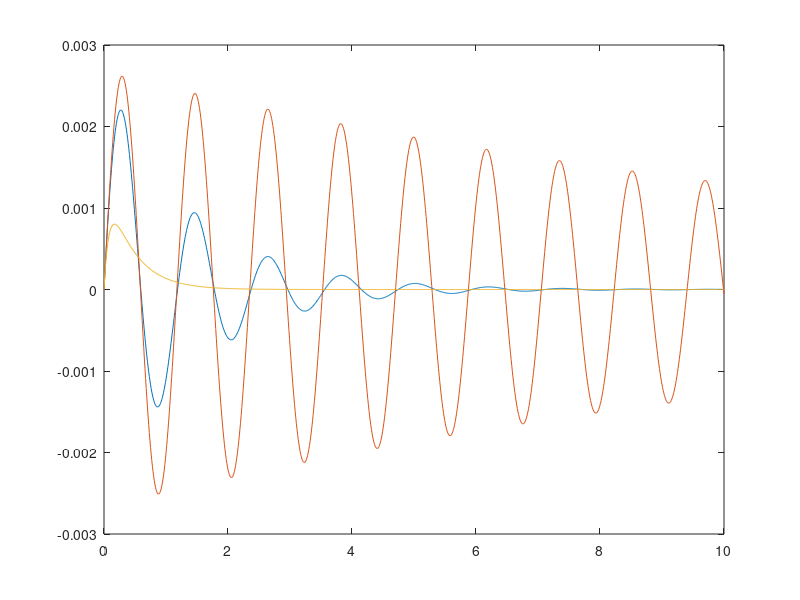

The MATLAB script that drew this image:
function FleraStegsvar( )
%FLERAIMPULSSVAR Summary of this function goes here
%   Detailed explanation goes here
%

k = 2000;
c = 100;
m = 70;

t = linspace(0,10,1000);

y = (1./(sqrt((4.*m.*k-c.*c)./4)).*exp(-c/(2.*m).*t).*sin(sqrt((4.*m.*k-c.*c)./(4.*m.^2)).*t));
hFig = figure(1);
set(hFig, 'Position', [0,0,700,400]);

c = 10;
u = (1./(sqrt((4.*m.*k-c.*c)./4)).*exp(-c/(2.*m).*t).*sin(sqrt((4.*m.*k-c.*c)./(4.*m.^2)).*t));


c = 1000;
v = (1./(sqrt((4.*m.*k-c.*c)./4)).*exp(-c/(2.*m).*t).*sin(sqrt((4.*m.*k-c.*c)./(4.*m.^2)).*t));
plot(t,y,t,u,t,v);


end

